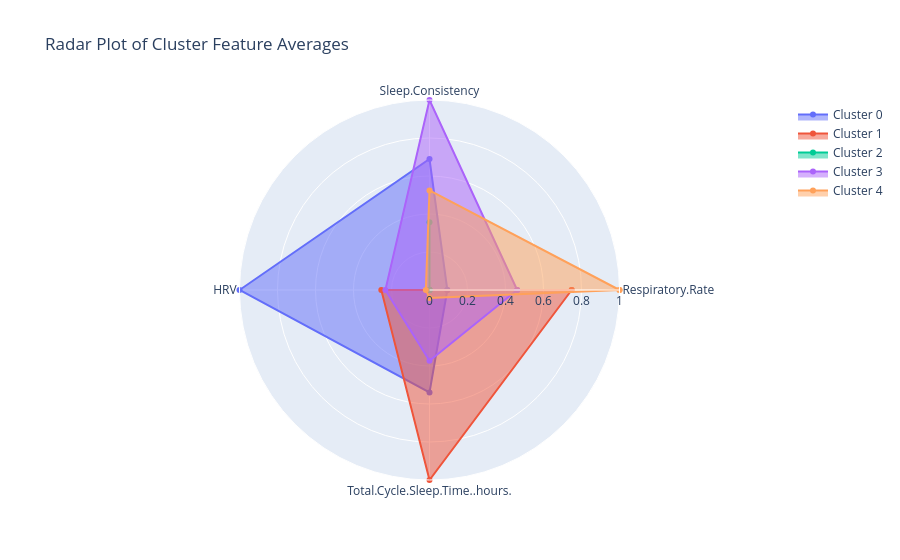

Notebook code for this chart:
### Code cell
import plotly.graph_objects as go

features = selected_features_cluster

cluster_means = df_cluster.groupby('cluster')[features].mean()

from sklearn.preprocessing import MinMaxScaler
scaler = MinMaxScaler()
cluster_means_scaled = pd.DataFrame(scaler.fit_transform(cluster_means), 
                                    columns=features,
                                    index=cluster_means.index)

print(cluster_means_scaled)

fig = go.Figure()

for cluster_label, row in cluster_means_scaled.iterrows():
    values = row.tolist()
    values += values[:1]

    fig.add_trace(go.Scatterpolar(
        r=values,
        theta=features + [features[0]],  # Close loop for axis labels
        fill='toself',
        name=f'Cluster {cluster_label}'
    ))

fig.update_layout(
    polar=dict(
        radialaxis=dict(
            visible=True,
            range=[0, 1]
        )
    ),
    title='Radar Plot of Cluster Feature Averages',
    showlegend=True
)

fig.show()

### Figure 1 — Plotly figure (JSON) as saved in the notebook; plotly's stock layout.template omitted (floating-point values rounded to 4 significant figures)
{"data": [{"fill": "toself", "name": "Cluster 0", "r": [0.09383, 0.6892, 1, 0.539, 0.09383], "theta": ["Respiratory.Rate", "Sleep.Consistency", "HRV", "Total.Cycle.Sleep.Time..hours.", "Respiratory.Rate"], "type": "scatterpolar"}, {"fill": "toself", "name": "Cluster 1", "r": [0.7483, 0, 0.2537, 1, 0.7483], "theta": ["Respiratory.Rate", "Sleep.Consistency", "HRV", "Total.Cycle.Sleep.Time..hours.", "Respiratory.Rate"], "type": "scatterpolar"}, {"fill": "toself", "name": "Cluster 2", "r": [0, 0.3564, 0, 0, 0], "theta": ["Respiratory.Rate", "Sleep.Consistency", "HRV", "Total.Cycle.Sleep.Time..hours.", "Respiratory.Rate"], "type": "scatterpolar"}, {"fill": "toself", "name": "Cluster 3", "r": [0.4614, 1, 0.2323, 0.3722, 0.4614], "theta": ["Respiratory.Rate", "Sleep.Consistency", "HRV", "Total.Cycle.Sleep.Time..hours.", "Respiratory.Rate"], "type": "scatterpolar"}, {"fill": "toself", "name": "Cluster 4", "r": [1.0, 0.5242, 0.01934, 0.04168, 1.0], "theta": ["Respiratory.Rate", "Sleep.Consistency", "HRV", "Total.Cycle.Sleep.Time..hours.", "Respiratory.Rate"], "type": "scatterpolar"}], "layout": {"polar": {"radialaxis": {"range": [0, 1], "visible": true}}, "showlegend": true, "title": {"text": "Radar Plot of Cluster Feature Averages"}}}
